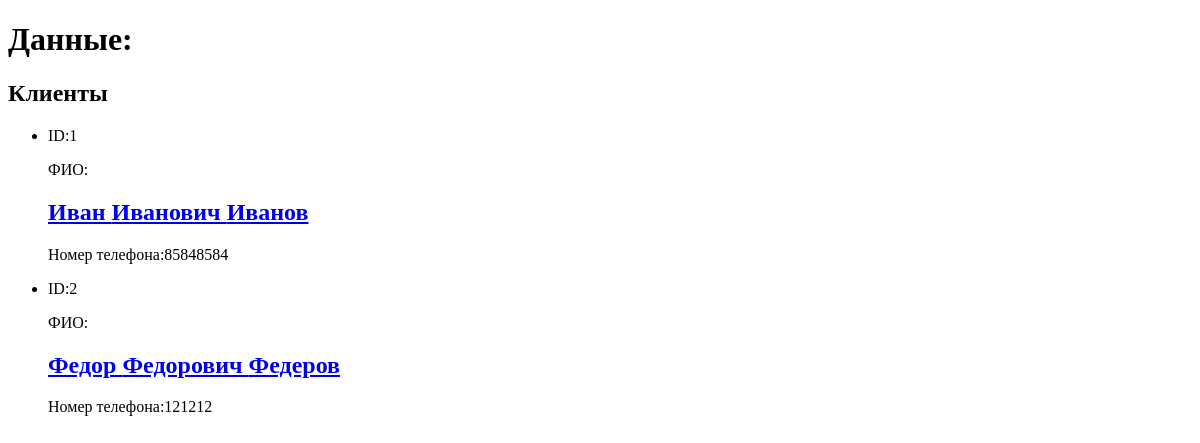
Before: /client/list with the older database file.
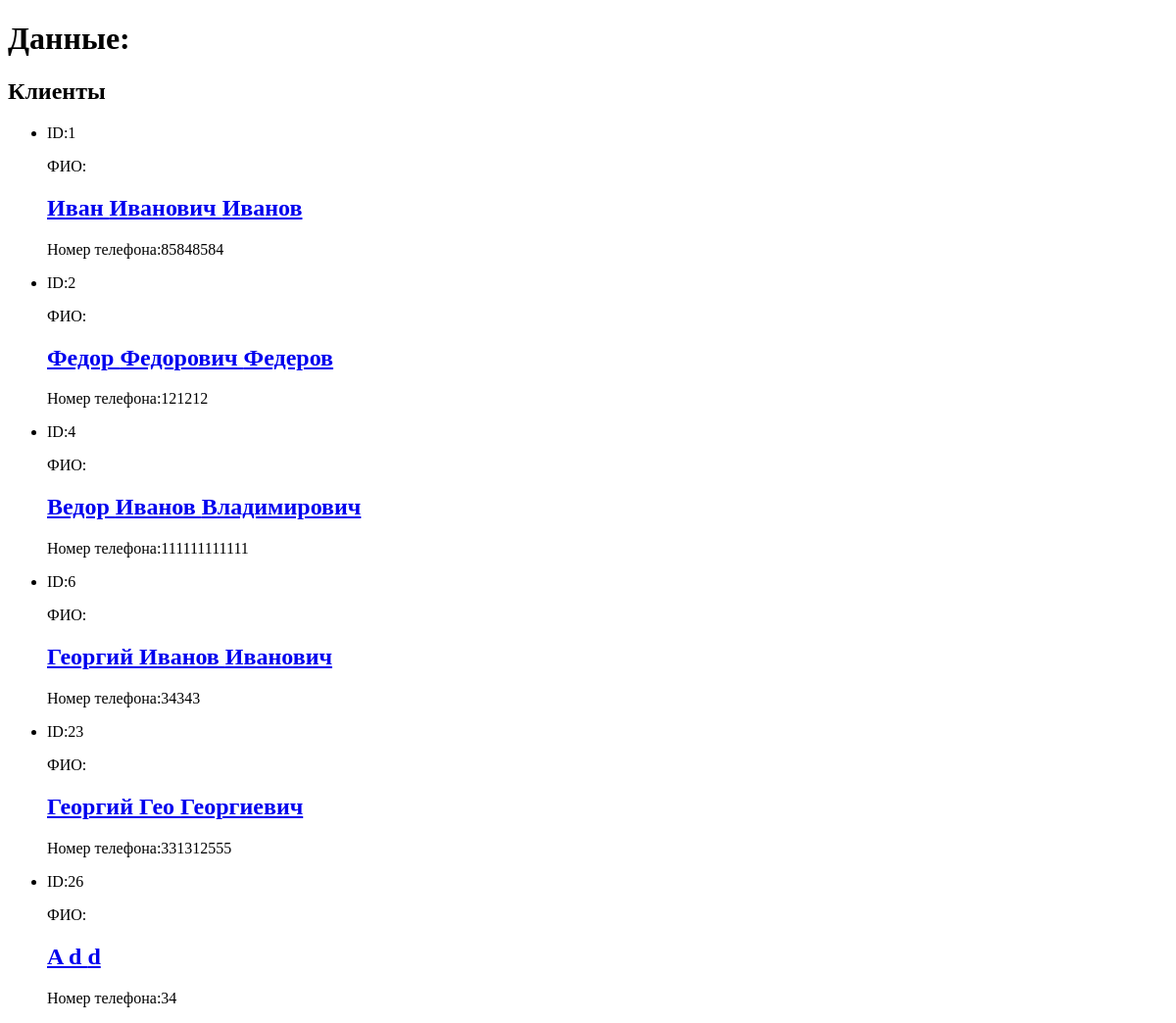
After: the same page with the newer database file.
### main/models.py (models this page shows, shortened)
class Client(models.Model):
    id = models.AutoField(primary_key=True)
    name = models.CharField(max_length=30, verbose_name='Имя')
    surname = models.CharField(max_length=50, verbose_name='Фамилия')
    patronymic = models.CharField(max_length=50, verbose_name='Отчество')
    phone = models.IntegerField(verbose_name='Телефон')
    class Meta:
        verbose_name = 'Клиент'
        verbose_name_plural ='Клиенты'

### main/views.py (the view)
# urls.py: path('client/list',views.client_list),
def client_list(request):
    queryset=Client.objects.all()
    context = {
        'queryset': queryset,
        'title': 'Список всех клиентов',
        'name':'Клиенты'
    }
    return render(request,'form.html',context)

### main/templates/form.html (shortened to what this page needs)
<!DOCTYPE html>
<html lang="ru">
  <head>
  </head>
  <body>
    <h1>Данные:</h1>
    <h2>{{name}}</h2>
    <ul>
        {% for item in queryset %}
        <li>
                <p>ID:{{ item.id }}<p>
                <p> ФИО: <a href="/client/{{item.id}}/"><h2> {{ item.name }} {{ item.surname }} {{item.patronymic}}</h2></a><p>
                <p>Номер телефона:{{ item.phone }}<p>
            </li>
        {% endfor %}
    </ul>
  </body>
</html>

Changed rows visible on the page:
added Client: id "4", name "Ведор", surname "Иванов", patronymic "Владимирович", phone "111111111111"
added Client: id "6", name "Георгий", surname "Иванов", patronymic "Иванович", phone "34343"
added Client: id "23", name "Георгий", surname "Гео", patronymic "Георгиевич", phone "331312555"
added Client: id "26", name "A", surname "d", patronymic "d", phone "34"
